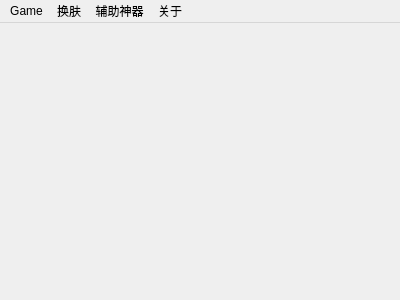
<?xml version="1.0" encoding="UTF-8"?>
<ui version="4.0">
 <class>MainWindow</class>
 <widget class="QMainWindow" name="MainWindow">
  <property name="geometry">
   <rect>
    <x>0</x>
    <y>0</y>
    <width>400</width>
    <height>300</height>
   </rect>
  </property>
  <property name="windowTitle">
   <string>MainWindow</string>
  </property>
  <widget class="QWidget" name="centralWidget"/>
  <widget class="QMenuBar" name="menuBar">
   <property name="geometry">
    <rect>
     <x>0</x>
     <y>0</y>
     <width>400</width>
     <height>21</height>
    </rect>
   </property>
   <widget class="QMenu" name="menuGame">
    <property name="title">
     <string>Game</string>
    </property>
    <addaction name="actionchuji"/>
    <addaction name="actionzhongji"/>
    <addaction name="actiongaoji"/>
    <addaction name="actionzidingyi"/>
   </widget>
   <widget class="QMenu" name="menu">
    <property name="title">
     <string>换肤</string>
    </property>
   </widget>
   <widget class="QMenu" name="menu_2">
    <property name="title">
     <string>辅助神器</string>
    </property>
   </widget>
   <widget class="QMenu" name="menu_3">
    <property name="title">
     <string>关于</string>
    </property>
   </widget>
   <addaction name="menuGame"/>
   <addaction name="menu"/>
   <addaction name="menu_2"/>
   <addaction name="menu_3"/>
  </widget>
  <action name="actionchuji">
   <property name="text">
    <string>初级</string>
   </property>
  </action>
  <action name="actiongaoji">
   <property name="text">
    <string>高级</string>
   </property>
  </action>
  <action name="actionzhongji">
   <property name="text">
    <string>初级</string>
   </property>
   <property name="iconText">
    <string>qt</string>
   </property>
  </action>
  <action name="actionzidingyi">
   <property name="text">
    <string>自定义</string>
   </property>
  </action>
 </widget>
 <layoutdefault spacing="6" margin="11"/>
 <resources/>
 <connections/>
</ui>
